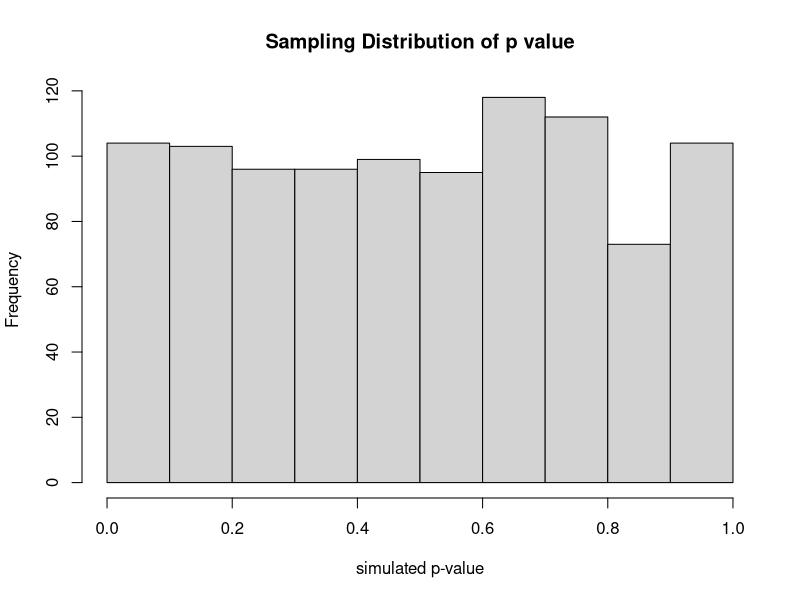
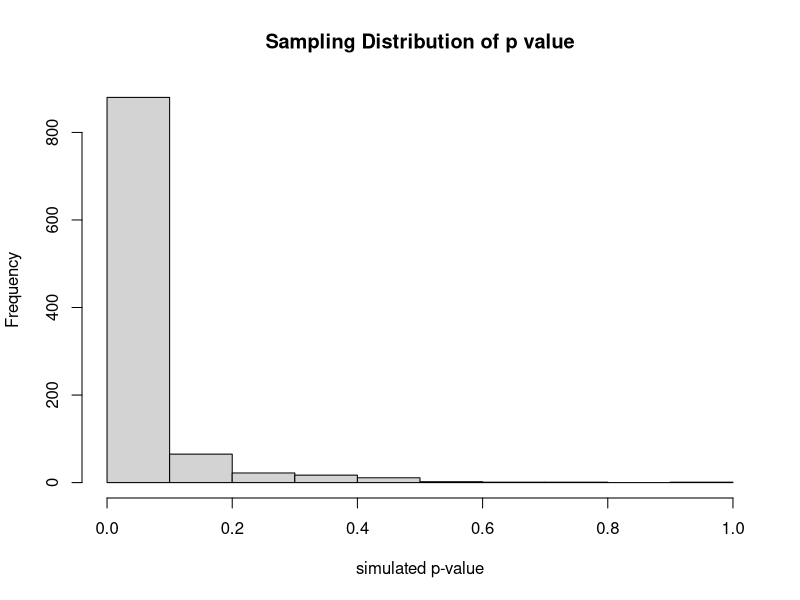

Generate these figures, in order, with R:
## ---- chunk 1
n <- 36
mu <- 11.2
alpha <- 0.05
theta <- 1

NMC <- 1000
p <- rep(NA, NMC)

for(i in 1:NMC){
  sample <- rnorm(n, mu, theta)
  zobs <- (mean(sample)- mu)/sqrt(theta/36)
  p[i] <- pnorm(zobs, 0, 1, lower.tail = TRUE)
}

hist(p, xlab="simulated p-value", main ="Sampling Distribution of p value")  
## ---- chunk 2
mean(p<alpha)
## ---- chunk 3
n <- 36
mu <- 11.2
alpha <- 0.05
theta <- 1

NMC <- 1000
p <- rep(NA, NMC)

for(i in 1:NMC){
  sample <- rnorm(n, 10.8, theta)
  zobs <- (mean(sample)- mu)/sqrt(theta/36)
  p[i] <- pnorm(zobs, 0, 1, lower.tail = TRUE)
}

hist(p, xlab="simulated p-value", main ="Sampling Distribution of p value")  
## ---- chunk 4
n <- 36
mu_H0 <- 11.2
mu_reality <- 10.8
alpha <- 0.05
theta <- 1

NMC<- 1000
p <- rep(NA, NMC)

for(i in 1:NMC){
  sample <- rnorm(n, mu_reality, theta)
  zobs <- (mean(sample)- mu_H0)/sqrt(theta/36)
  p[i] <- pnorm(zobs, 0, 1, lower.tail = TRUE)
}

mean(p > alpha)
## ---- chunk 5
mean(p < alpha)
## ---- chunk 6
n <- 64
mu_H0 <- 11.2
mu_reality <- 10.8
alpha <- 0.05
theta <- 1

NMC<- 1000
p <- rep(NA, NMC)

for(i in 1:NMC){
  sample <- rnorm(n, mu_reality, theta)
  zobs <- (mean(sample)- mu_H0)/sqrt(theta/36)
  p[i] <- pnorm(zobs, 0, 1, lower.tail = TRUE)
}

mean(p < alpha) 
## ---- chunk 7
n <- 36
mu_H0 <- 11.2
mu_reality <- 10.8
alpha <- 0.05
theta <- 0.8

NMC<- 1000
p <- rep(NA, NMC)

for(i in 1:NMC){
  sample <- rnorm(n, mu_reality, theta)
  zobs <- (mean(sample)- mu_H0)/sqrt(theta/36)
  p[i] <- pnorm(zobs, 0, 1, lower.tail = TRUE)
}

mean(p < alpha)
